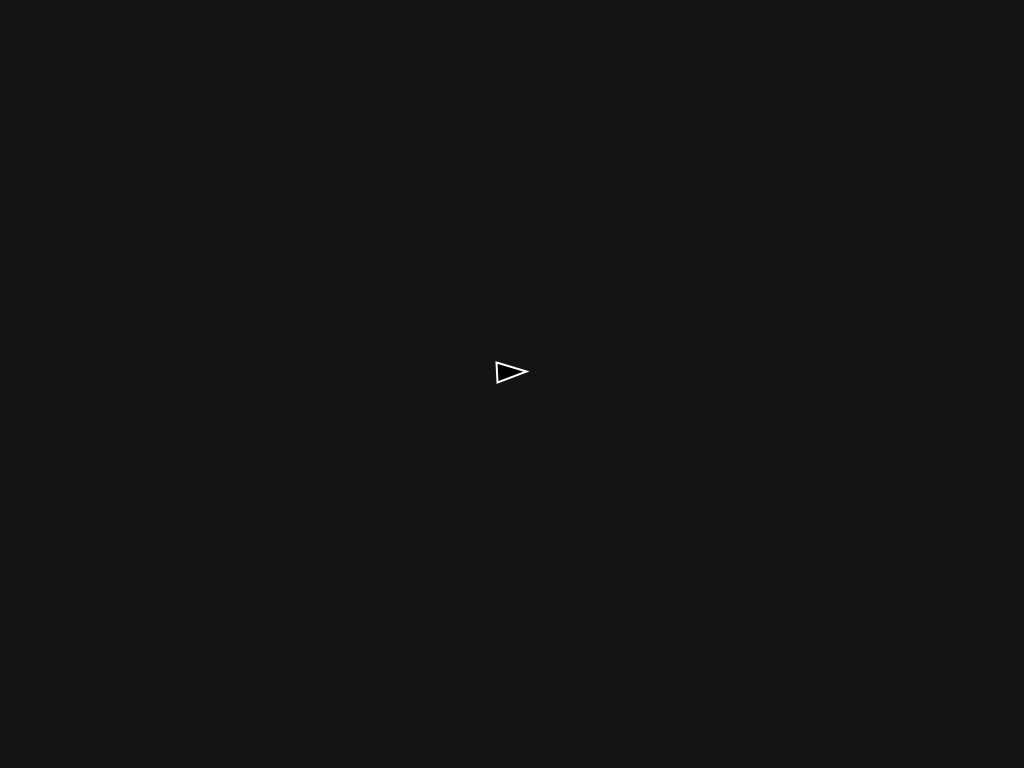
Frame 1 (no input)
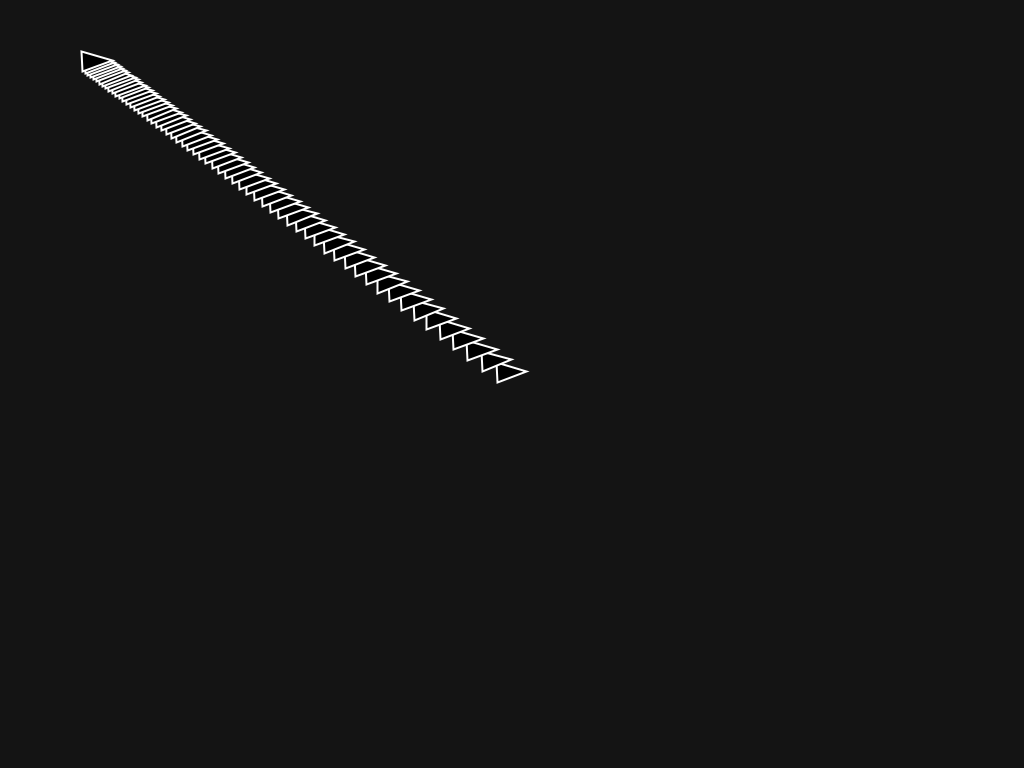
Frame 60 (the mouse pressed at the canvas centre just before this capture)
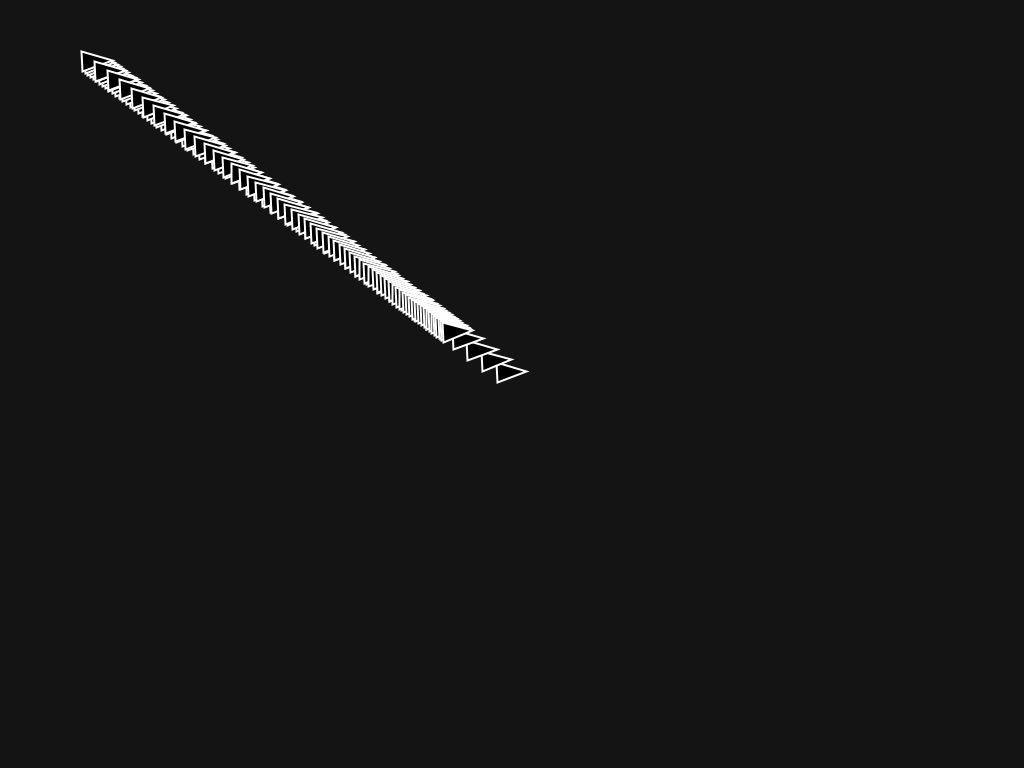
Frame 120 (the mouse held since frame 60 and released just before this capture)

The Processing sketch that drew these frames (run headless with seeded random() and noise(); from frame 60 on, the mouse is pressed at the canvas centre):

// Processing sketch: Trigonometry_9_Atan
// ── Trigonometry_9_Atan.pde
/*------------------------------------------------- 
 Atan ::
 */

Arrow myArrow;

//-------------------------------------------------
void setup() {
  size(1024, 768);
  background(20);

  myArrow = new Arrow();
}

//-------------------------------------------------
void update() {
  myArrow.update(mouseX, mouseY);
}

//-------------------------------------------------
void draw() {
  update();

  stroke(255);
  strokeWeight(2);
  myArrow.draw();
}
// ── Arrow.pde
class Arrow {
  PVector pos = new PVector(width/2, height/2);
  PVector diff = new PVector();
  float rot;

  void update(float _x, float _y) {

    PVector newPos = new PVector();
    newPos.set(_x, _y);
    pos = pos.add(pos.mult(0.97), newPos.mult(0.03));

    diff = PVector.sub(newPos, pos);
    rot = atan2(diff.y, diff.x);
    rot = radians(rot);
  }

  void draw() {

    float x1 = 0;
    float y1 = -10;

    float x2 = 0;
    float y2 = 10;

    float x3 = 30;
    float y3 = 0;

    fill(0);
    translate(pos.x, pos.y);
    rotate(rot);
    triangle (x1, y1, x2, y2, x3, y3);
  }
}
